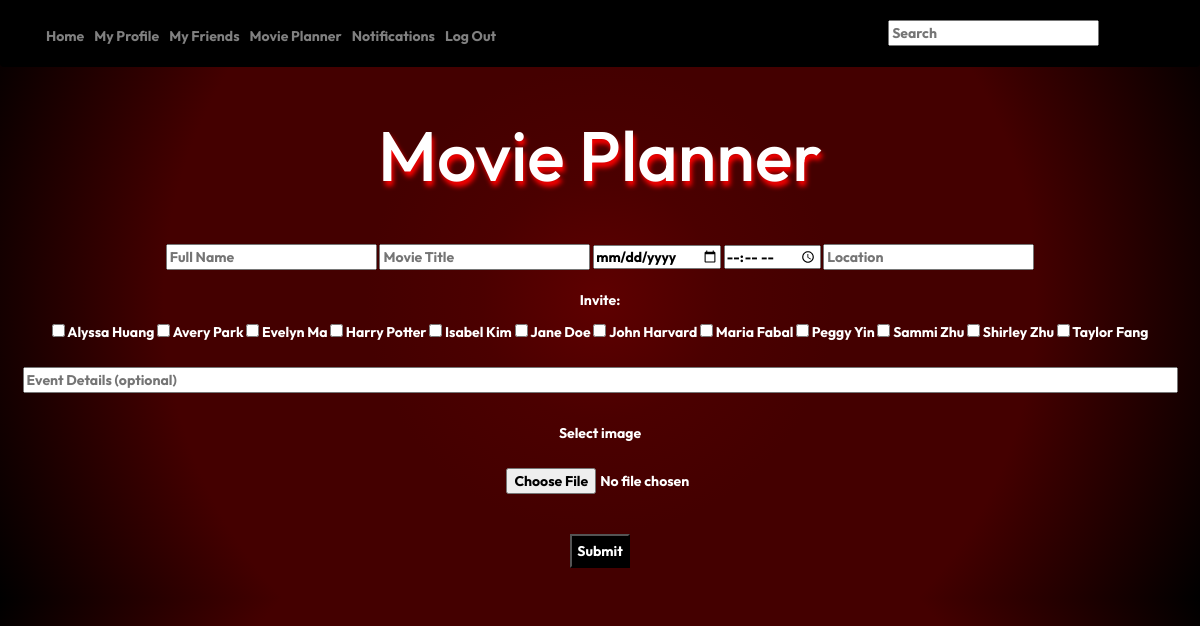
Page /planner (signed in) on the committed database.
### tables this page shows
CREATE TABLE users (id INTEGER NOT NULL, username TEXT NOT NULL, password TEXT NOT NULL, friends INTEGER NOT NULL, score INTEGER, PRIMARY KEY (id));

### app.py (the view)
@app.route("/planner", methods = ["GET", "POST"])
def planner():
    if request.method == "POST":
        fullname = request.form.get("fullname")
        movie = request.form.get("movie")
        date = request.form.get("date")
        time = request.form.get("time")
        location = request.form.get("location")
        description = request.form.get("description")
        invites = request.form.getlist("invites")
        image = request.files["image"]
        if not fullname or not movie or not date or not location or not time or not image:
            return render_template("error.html", message = "fill in all required fields", code = 400)
        image.save(os.path.join(app.config["IMAGE_UPLOADS"], image.filename))
        db.execute("INSERT INTO events (host_id, fullname, movie, date, time, location, description, cover) VALUES (?, ?, ?, ?, ?, ?, ?, ?)", session["user_id"], fullname, movie, date, time, location, description, image.filename)
        event = db.execute("SELECT event_id FROM events WHERE host_id = ? ORDER BY event_id DESC LIMIT 1", session["user_id"])[0]["event_id"]
        for invite in invites:
            db.execute("INSERT INTO invites (event_id, sender_id, receiver_id, message, type) VALUES (?, ?, ?, ?, ?)", event, session["user_id"], invite, "you got invited to an event", "invite")
        return redirect("/")
    else:
        friend_one = db.execute("SELECT friend_two FROM friends WHERE friend_one = ?", session["user_id"])
        friend_two = db.execute("SELECT friend_one FROM friends WHERE friend_two = ?", session["user_id"])
        combined_dict = friend_one + friend_two
        friend_list = []
        for element in combined_dict:
            for key in element:
                friend_list.append(element[key])
        users = db.execute("SELECT DISTINCT(username), users.id, first_name, last_name, dorm FROM users JOIN profiles ON profiles.user_id = users.id AND users.id IN (?) ORDER BY first_name", friend_list)
        tmr = datetime.now() + timedelta(1)
        tmr = tmr.strftime('%Y-%m-%d')
        return render_template("planner.html", tmr = tmr, users = users)

### templates/planner.html (shortened to what this page needs)
{% extends "layout.html" %}
{% block main %}
<h3 class = "subheader">Movie Planner</h3>
<br><br>
    <form action = "/planner" method = "post" enctype="multipart/form-data">
        <input class = "input" autocomplete = "off" autofocus id="fullname" name="fullname" placeholder="Full Name" type="text" required>
        <input class = "input" autocomplete = "off" autofocus id="movie" name="movie" placeholder="Movie Title" type="text" required>
        <input class = "input" autocomplete = "off" autofocus id="date" min="{{ tmr }}"  name="date" placeholder="Date" type="date" required>
        <input class = "input" autocomplete = "off" autofocus id="time" name="time" placeholder="Time" type="time" required>
        <input class = "input" autocomplete = "off" autofocus id="location" name="location" placeholder="Location" type="text" required>
        <br><br>
        <p>Invite: <p>
        {% for user in users %}
            <input class = "input" type = "checkbox" id = "invites" name = "invites" value = "{{ user.id }}">
            <label for="invites">{{ user.first_name }} {{ user.last_name }}</label>
        {% endfor %}
        <br>
        <br>
            <input class = "input" autocomplete = "off" autofocus id="description" name="description" placeholder="Event Details (optional)" size = "138" type="text">
        <br>
        <br>
        <div>
            <label>Select image</label>
            <br><br>
            <div >
              <input type="file" name="image" id="image" class="center-button" accept="image/*">
              <br><br>
            </div>
          </div>
            <button class= "button" type = "submit">Submit</button>
        </form>
{% endblock %}

### static/styles.css (style rules this page uses)
.page_setup { background: rgb(10,75,99); background: radial-gradient(circle, rgb(94, 0, 0, 1) 0%, rgb(75, 0, 0, 1) 18%, rgb(68, 0, 0, 1) 35%, rgb(68, 0, 0, 1) 65%, rgb(0, 0, 0, 1)100%); }
.text_setup { font-weight: bold; font-family: "Outfit"; color: white; }
.button { color: white; background-color: black; padding: 5px; }
.input { color: black; }
.subheader { margin-top: 0px; font-size: 70px; text-shadow: 2px 5px 5px red; }
.center-button { display: block; margin-left: 42%; }

### rows in the picture
users: first_name "Alyssa", last_name "Huang"
users: first_name "Avery", last_name "Park"
users: first_name "Evelyn", last_name "Ma"
users: first_name "Harry", last_name "Potter"
users: first_name "Isabel", last_name "Kim"
users: first_name "Jane", last_name "Doe"
users: first_name "John", last_name "Harvard"
users: first_name "Maria", last_name "Fabal"
users: first_name "Peggy", last_name "Yin"
users: first_name "Sammi", last_name "Zhu"
users: first_name "Shirley", last_name "Zhu"
users: first_name "Taylor", last_name "Fang"
